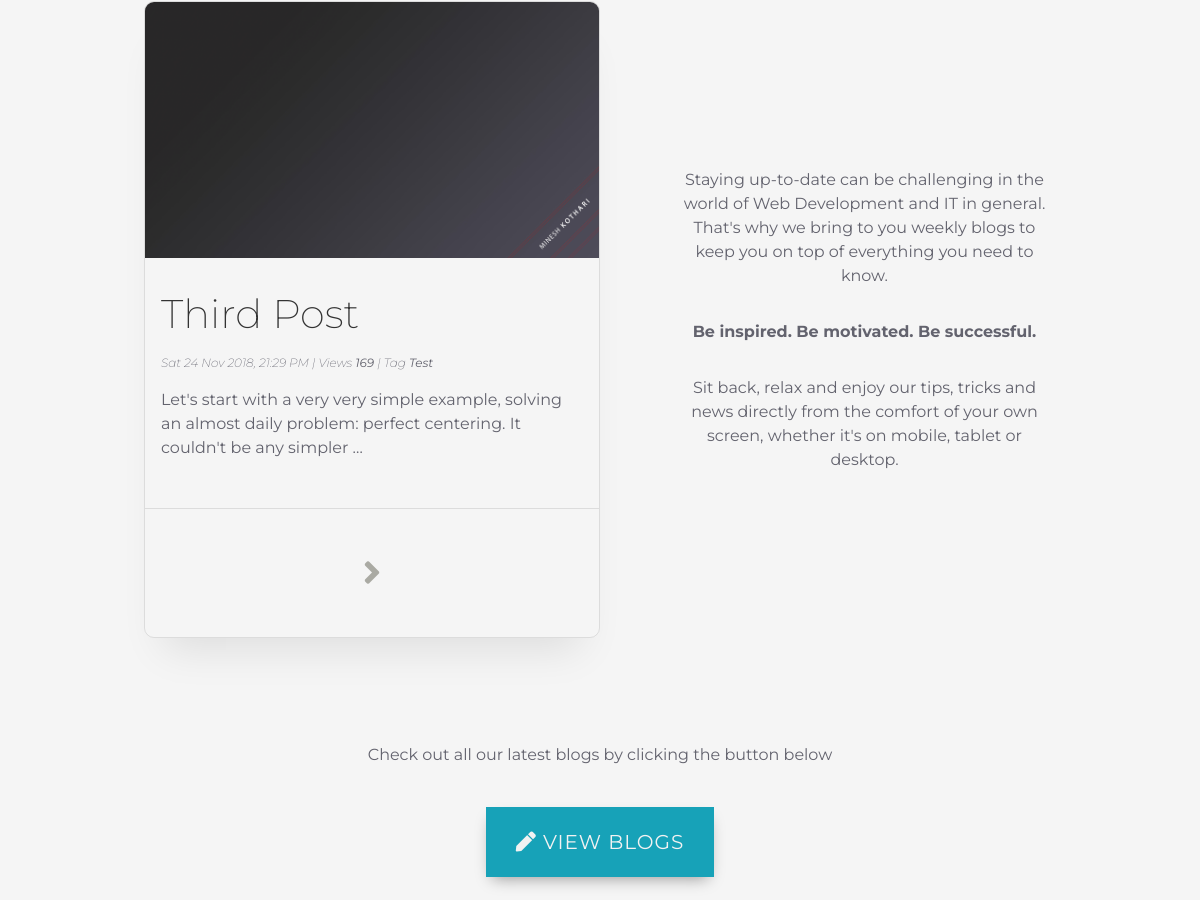
Before: / (middle part) with the older database file.
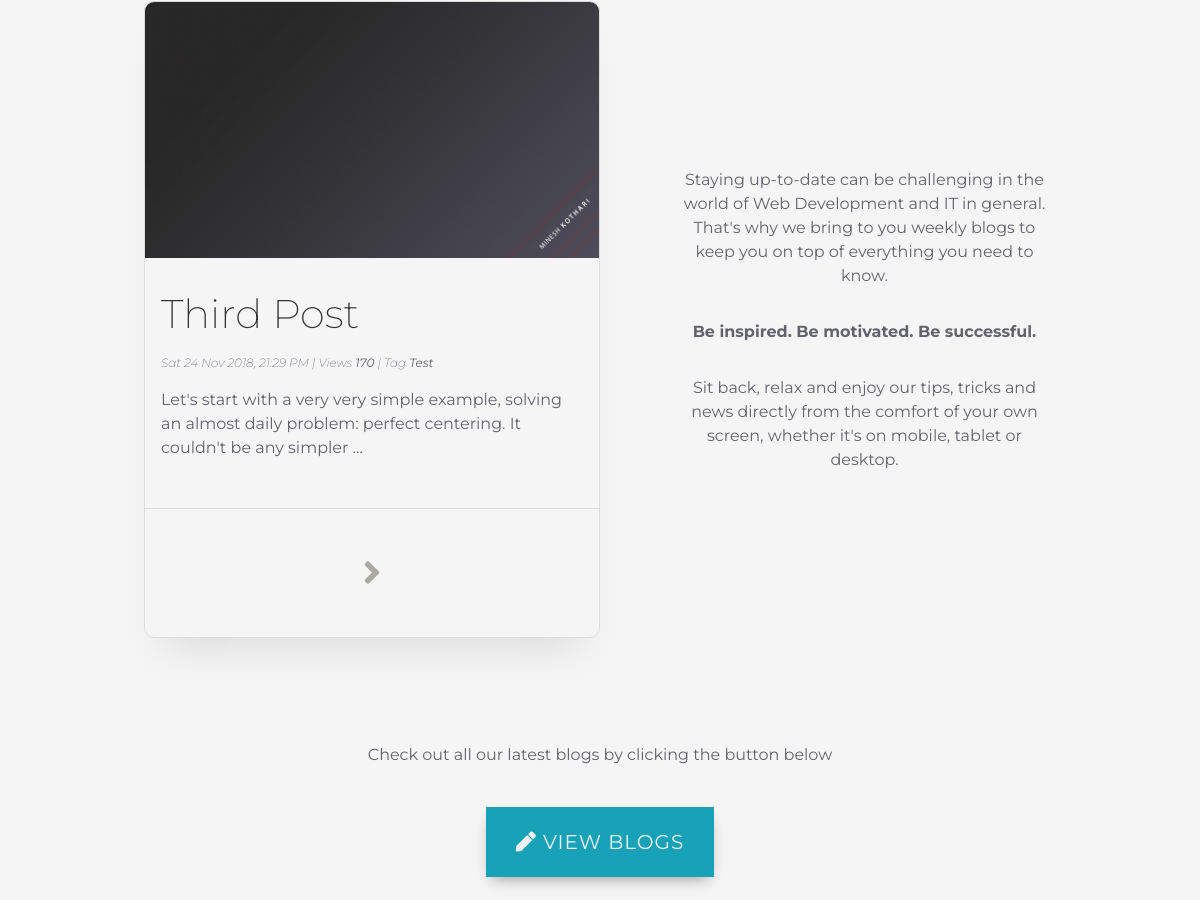
After: the same page with the newer database file.
### blog/models.py (models this page shows, shortened)
class Post(models.Model):
    author = models.ForeignKey(settings.AUTH_USER_MODEL)
    title = models.CharField(max_length=200)
    content = models.TextField()
    created_date = models.DateTimeField(default=timezone.now)
    published_date = models.DateTimeField(blank=True, null=True)
    views = models.IntegerField(default=0)
    tag = models.CharField(max_length=100, blank=True, null=True)
    image = models.ImageField(upload_to="images", blank=True, null=True)

### home/views.py (the view)
# urls.py: url(r'^$', views.index, name='index'),
def index(request):
    latest_post = Post.objects.filter(published_date__lte=timezone.now()
                                      ).order_by('-published_date').first()
    languages = Language.objects.all()
    args = {
        'post': latest_post,
        'languages': languages,
    }
    return render(request, 'home/index.html', args)

### cart/contexts.py (called while the page is built)
def cart_contents(request):
    cart = request.session.get('cart', {})
    cart_items = []
    total = 0
    for module_id in cart.keys():
        module = get_object_or_404(Module, pk=module_id)
        total += module.price
        cart_items.append({'id': module_id, 'module': module})
    return {'cart_items': cart_items, 'total': total}

### home/templates/home/index.html (shortened to what this page needs)
{% extends "home/base.html" %}
{% load staticfiles %}
{% block head_css %}<link rel="stylesheet" href="{% static "css/pages/index.css" %}">{% endblock head_css %}
{% block body %}
<section class="home-section home-blog">
    <div class="blog-row--home row no-gutters">
        <div class="col col-12 col-md-6 post-container-col">
            <div class="row no-gutters d-flex justify-content-center">
                <div class="post-container-home">
                    {% if post.image %}
                    <a class="post-thumbnail-container-home" href="#">
                        <img class="post-thumbnail-home" src="/media/{{ post.image }}" />
                    </a>
                    {% endif %}
                    <div class="post-detail-container-home">
                        <h3 class="post-title">{{ post.title }}</h3>
                        <p class="post-details"><span class="blog-details">{{ post.published_date|date:"D d M Y" }}, {{ post.published_date|time:"H:i A" }} | Views <strong>{{ post.views }}</strong> | Tag <strong>{{ post.tag }}</strong></span></p>
                        <p class="post-snippet">{% autoescape off %}{{ post.content|truncatewords:20 }}{% endautoescape %}</p>
                    </div>
                    <div class="blog-read-more d-flex justify-content-center align-items-center">
                        <i class="fas fa-angle-right btn blog-read-more-icon" onclick="location.href='blog/{{ post.id }}'"></i>
                    </div>
                </div>
            </div>
        </div>
        <div class="col col-12 col-md-6 blog-col--home d-flex flex-column align-items-center justify-content-center text-center">
            <div>
                Staying up-to-date can be challenging in the world of Web
                Development and IT in general. That's why we bring to you
                weekly blogs to keep you on top of everything you need to
                know.
            </div>
            <div>
                <strong>Be inspired. Be motivated. Be successful.</strong>
            </div>
            <div>
                Sit back, relax and enjoy our tips, tricks and news directly
                from the comfort of your own screen, whether it's on mobile,
                tablet or desktop.
            </div>
        </div>
    </div>
    <div class="row no-gutters cta--home flex-column align-items-center justify-content-center">
        <div class="text-center">
            Check out all our latest blogs by clicking the button below
        </div>
        <a class="btn-cta--home text-center" href="{% url 'blog'%}"><i class="fas fa-pen"></i> View Blogs</a>
    </div>
</section>
{% endblock %}

### home/templates/home/base.html (shortened to what this page needs)
{% load staticfiles %}
<!DOCTYPE html>
<html lang="en">
<head>
    <link rel="stylesheet" href="{% static 'css/style.css' %}">
    <link rel="stylesheet" href="https://use.fontawesome.com/releases/v5.3.1/css/all.css">
    {% block head_css %}{% endblock %}
</head>
<body>
   <main class="page-content">
       {% block body %}
       {% endblock %}
   </main>
</body>
</html>

### home/static/css/pages/index.css (style rules this page uses)
.home-section { min-height: 400px; width: 100%; padding: 12%; color: #63636E; }
.cta--home { padding-top: 2em; }
.btn-cta--home { margin-top: 2em; background-color: #17a2b8; color: #f2f2f2; font-size: 1.25em; font-weight: 400; padding: 1em 1.5em; letter-spacing: 1px; text-transform: uppercase; -webkit-box-shadow: 0 7px 15px -6px rgba(0, 0, 0, 0.4); box-shadow: 0 7px 15px -6px rgba(0, 0, 0, 0.4); -webkit-transition: all 350ms ease-in-out; -o-transition: all 350ms ease-in-out; transition: all 350ms ease-in-out; }
.blog-row--home { padding: 8% 0; }
.post-container-col { margin-bottom: 2em; }
.blog-col--home div { margin: 1em auto; }
@media (min-width: 768px) { .blog-col--home { padding: 4% 0 4% 8% !important; } }
.post-container-home { width: 100%; max-width: 600px; border: 0.5px solid rgba(0, 0, 0, 0.1); border-radius: 10px; overflow: hidden; -webkit-box-shadow: 0 30px 40px -20px rgba(0, 0, 0, 0.1); box-shadow: 0 30px 40px -20px rgba(0, 0, 0, 0.1); -webkit-transition: all 350ms ease-in-out; -o-transition: all 350ms ease-in-out; transition: all 350ms ease-in-out; }
.post-thumbnail-container-home { width: 100%; max-width: 400px; }
.post-thumbnail-home { width: 100%; }
.post-detail-container-home { padding: 2em 1em; }
.post-title { color: #333333 !important; font-size: 2.5rem; font-weight: 200; margin-bottom: 1rem; }
.post-details { font-size: 12px; color: #63636E; font-weight: 200; }
.blog-details { font-size: 12px; color: #63636E; font-style: italic; }
.blog-read-more { border-top: 0.5px solid rgba(0, 0, 0, 0.1); }
.blog-read-more-icon { width: 100%; color: #aaaaa3; padding: 1.25em; font-size: 2.25em; -webkit-transition: all 350ms ease-in-out; -o-transition: all 350ms ease-in-out; transition: all 350ms ease-in-out; }
@media (min-width: 768px) { .post-container-col { margin-bottom: 0; } }

Changed rows visible on the page:
changed Post "Third Post": views "169" → "170"
